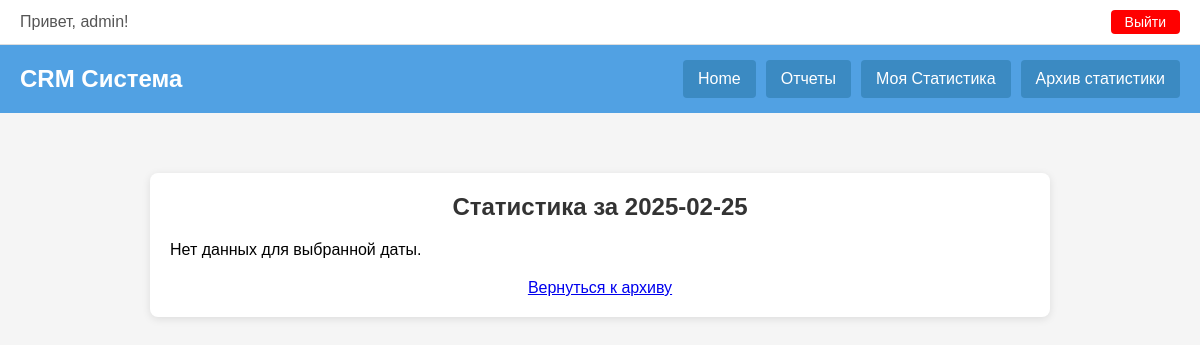
Before: /crm/view-stat-by-date/?report_date=2025-02-25 (signed in) with the older database file.
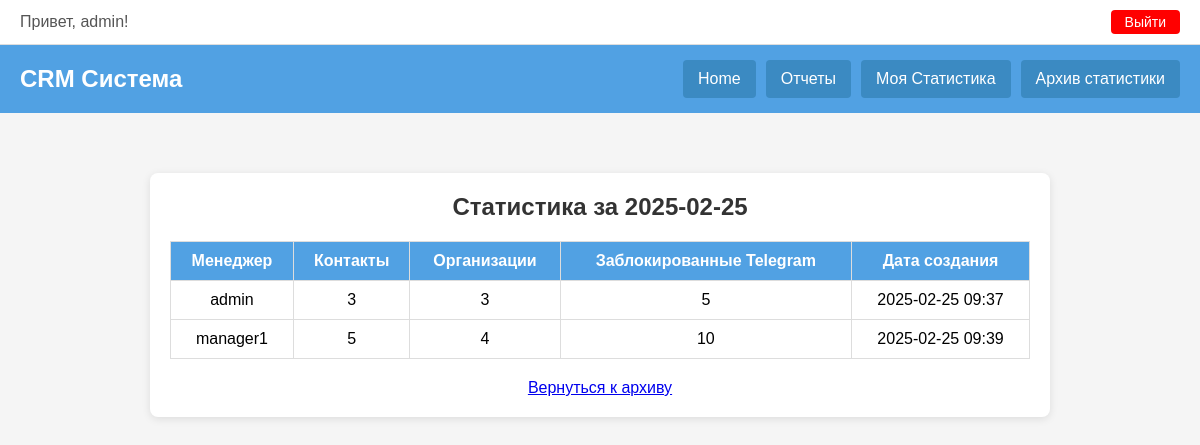
After: the same page with the newer database file.
### crm/models.py (models this page shows, shortened)
class DailyStatistic(models.Model):
    manager = models.ForeignKey(User, on_delete=models.CASCADE)
    report_date = models.DateField(default=timezone.localdate)  # можно оставить для удобства фильтрации
    contacts_count = models.PositiveIntegerField(default=0)
    organizations_count = models.PositiveIntegerField(default=0)
    blocked_telegram_count = models.PositiveIntegerField(default=0)
    created_at = models.DateTimeField(auto_now_add=True)  # фиксирует дату и время создания
    updated_at = models.DateTimeField(auto_now=True)
    class Meta:
        ordering = ('-created_at',)

### crm/views.py (the view)
# urls.py: path('view-stat-by-date/', view_stat_by_date, name='view_stat_by_date'),
@staff_member_required
def view_stat_by_date(request):
    report_date = request.GET.get('report_date')
    if not report_date:
        return render(request, "view_stat_by_date.html", {"error": "Не указан report_date"})
    stats = DailyStatistic.objects.filter(report_date=report_date).order_by('manager__username')
    return render(request, "view_stat_by_date.html", {"stats": stats, "report_date": report_date})

### templates/view_stat_by_date.html (shortened to what this page needs)
{% extends "base.html" %}
{% block content %}
  <div class="stat-detail-container">
    <h2>Статистика за {{ report_date }}</h2>
    {% if stats %}
    <table>
      <thead>
        <tr>
          <th>Менеджер</th>
          <th>Контакты</th>
          <th>Организации</th>
          <th>Заблокированные Telegram</th>
          <th>Дата создания</th>
        </tr>
      </thead>
      <tbody>
        {% for stat in stats %}
        <tr>
          <td>{{ stat.manager.username }}</td>
          <td>{{ stat.contacts_count }}</td>
          <td>{{ stat.organizations_count }}</td>
          <td>{{ stat.blocked_telegram_count }}</td>
          <td>{{ stat.created_at|date:"Y-m-d H:i" }}</td>
        </tr>
        {% endfor %}
      </tbody>
    </table>
    {% else %}
      <p>Нет данных для выбранной даты.</p>
    {% endif %}
    <div style="text-align: center; margin-top: 20px;">
      <a href="{% url 'admin_statistics' %}" class="back-button">Вернуться к архиву</a>
    </div>
  </div>
{% endblock %}

### templates/base.html (shortened to what this page needs)
<!DOCTYPE html>
<html lang="ru">
<head>
</head>
<body>
<div class="top-bar">
    {% if user.is_authenticated %}
        <span class="welcome">Привет, {{ user.username }}!</span>
        <form action="{% url 'logout' %}" method="post" class="logout-form">
            <button type="submit">Выйти</button>
        </form>
    {% else %}
        <a href="{% url 'login' %}">Войти</a>
        <a href="{% url 'register' %}">Регистрация</a>
    {% endif %}
</div>
<div class="header">
    <div class="logo">
        <h1>CRM Система</h1>
    </div>
    <div class="nav-buttons">
        <a href="{% url 'home' %}">Home</a>
        <a href="{% url 'daily_report' %}">Отчеты</a>
        <a href="{% url 'statistics' %}">Моя Статистика</a>
        {% if user.is_staff %}
            <a href="{% url 'admin_statistics' %}">Архив статистики</a>
        {% endif %}
    </div>
</div>
<div class="content">
    {% block content %}
    {% endblock %}
</div>
</body>
</html>

### templates/base.html (style rules this page uses)
* { margin: 0; padding: 0; box-sizing: border-box; }
body { font-family: Arial, sans-serif; background-color: #f5f5f5; }
.top-bar { background-color: #fff; border-bottom: 1px solid #ddd; padding: 10px 20px; display: flex; justify-content: flex-end; align-items: center; font-size: 14px; }
.top-bar .welcome { margin-right: auto; font-size: 16px; color: #555; }
.logout-form button { border: none; color: white; cursor: pointer; font-size: 14px; padding: 4px 14px; background-color: red; border-radius: 4px; margin-left: 15px; transition: background-color 0.3s ease; }
.header { background-color: #51A1E3; width: 100%; padding: 15px 20px; display: flex; justify-content: space-between; align-items: center; }
.header .logo h1 { color: #fff; font-size: 24px; }
.nav-buttons { display: flex; }
.nav-buttons a { color: #fff; text-decoration: none; padding: 10px 15px; margin-left: 10px; background-color: #3b8ac2; border-radius: 4px; transition: background-color 0.3s ease; }
.content { padding: 20px; }

### templates/view_stat_by_date.html (style rules this page uses)
.stat-detail-container { max-width: 900px; margin: 40px auto; padding: 20px; background: #fff; border-radius: 8px; box-shadow: 0 2px 8px rgba(0,0,0,0.1); }
.stat-detail-container h2 { text-align: center; margin-bottom: 20px; color: #333; }
.stat-detail-container table { width: 100%; border-collapse: collapse; }
.stat-detail-container th, .stat-detail-container td { padding: 10px; border: 1px solid #ddd; text-align: center; }
.stat-detail-container th { background-color: #51A1E3; color: #fff; }

Changed rows visible on the page:
added DailyStatistic: manager.username "admin", contacts_count "3", organizations_count "3", blocked_telegram_count "5", created_at "2025-02-25 09:37"
added DailyStatistic: manager.username "manager1", contacts_count "5", organizations_count "4", blocked_telegram_count "10", created_at "2025-02-25 09:39"
Other visible differences:
text no longer shown: "Нет данных для выбранной даты."
text now shown: "Менеджер Контакты Организации Заблокированные Telegram Дата создания"
